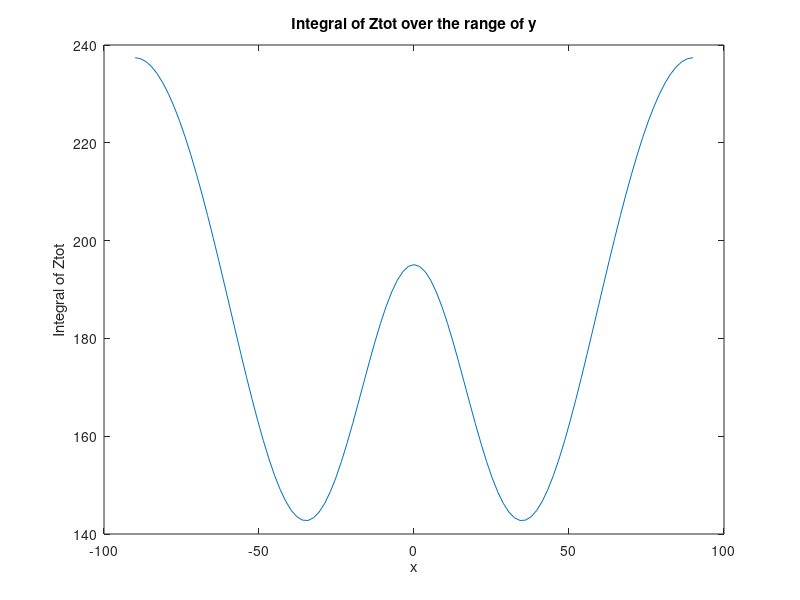

The MATLAB source for this figure:
%O3 distribution integral

close all;
clear all;

nt = 101;
xmin = -90;
xmax = 90;
x = linspace(xmin, xmax, nt);

q = ones(size(x));
    for i = 1:length(x)
      Z1a=4.4;
      Z1b=0;
      Z1c=30;
      Z1d=-2600000;
      Z1e=500000;

      Z2a=6;
      Z2b=90;
      Z2c=60;
      Z2d=-2000000;
      Z2e=600000;

      Z3a=6;
      Z3b=-90;
      Z3c=60;
      Z3d=-2000000;
      Z3e=600000;
        f = @(y) ((Z1a*(exp(-((x(i)+Z1b)/Z1c).^2-((y+Z1d)./Z1e).^2)) + ...
                 Z2a*(exp(-((x(i)+Z2b)/Z2c).^2-((y+Z2d)./Z2e).^2)) + ...
                 Z3a*(exp(-((x(i)+Z3b)/Z3c).^2-((y+Z3d)./Z3e).^2))))*(0.37198*(10^-4));
        q(i) = integral(f, 0, 6000000);
    end
    

plot(x, q);
xlabel('x');
ylabel('Integral of Ztot');
title('Integral of Ztot over the range of y');


